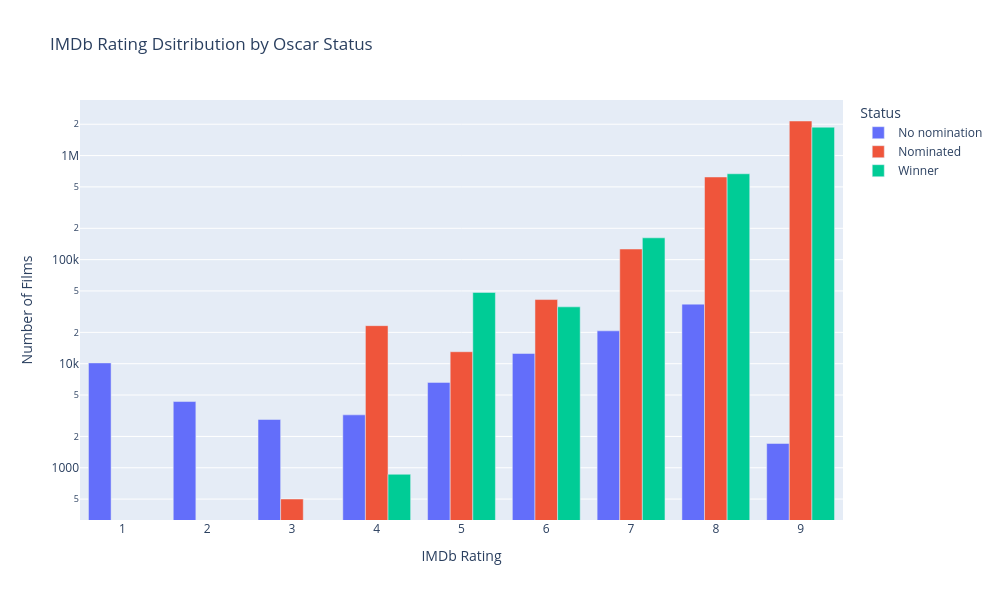

Here is the notebook cell this chart was saved with:
### Code cell
fig = px.bar(
    rating_bin_counts,
    x='rating_bin',
    y='avg_votes',
    color='Status',
    barmode='group',
    title='IMDb Rating Dsitribution by Oscar Status',
    hover_data={
        'rating_bin': False,
        'Status': False,
        'count': ':,',
        'avg_votes': ':,',
        'avg_meta_score': True
    },
    labels={
        'count': 'Film Count',
        'avg_votes': 'Average User Votes',
        'avg_meta_score': 'Average Metacritic Score'
    }
)

fig.update_layout(
    xaxis_title='IMDb Rating',
    yaxis_title='Number of Films',
    height=600,
    width=1000
)

fig.update_layout(yaxis_type='log')

fig.show()

### Figure 1 — Plotly figure (JSON) as saved in the notebook; plotly's stock layout.template omitted (floating-point values rounded to 4 significant figures)
{"data": [{"alignmentgroup": "True", "customdata": [["No nomination", 692094, 30.6], ["No nomination", 1580219, 20.6], ["No nomination", 4738243, 26.8], ["No nomination", 17837217, 34.4], ["No nomination", 94641691, 44.7], ["No nomination", 275513998, 57.9], ["No nomination", 217275590, 69.7], ["No nomination", 46274323, 77.8], ["No nomination", 112967, 61.5]], "hovertemplate": "Average User Votes=%{y:,}<br>Film Count=%{customdata[1]:,}<br>Average Metacritic Score=%{customdata[2]}<extra></extra>", "legendgroup": "No nomination", "marker": {"color": "#636efa", "pattern": {"shape": ""}}, "name": "No nomination", "offsetgroup": "No nomination", "orientation": "v", "showlegend": true, "textposition": "auto", "type": "bar", "x": [1, 2, 3, 4, 5, 6, 7, 8, 9], "xaxis": "x", "y": [10180.0, 4329.0, 2910.0, 3223.0, 6614.0, 12540.0, 20690.0, 37350.0, 1712.0], "yaxis": "y"}, {"alignmentgroup": "True", "customdata": [["Nominated", 1002, null], ["Nominated", 580001, 36], ["Nominated", 4378847, 55.7], ["Nominated", 75533833, 63.3], ["Nominated", 508468991, 76.6], ["Nominated", 561122200, 83.1], ["Nominated", 73054000, 91]], "hovertemplate": "Average User Votes=%{y:,}<br>Film Count=%{customdata[1]:,}<br>Average Metacritic Score=%{customdata[2]}<extra></extra>", "legendgroup": "Nominated", "marker": {"color": "#EF553B", "pattern": {"shape": ""}}, "name": "Nominated", "offsetgroup": "Nominated", "orientation": "v", "showlegend": true, "textposition": "auto", "type": "bar", "x": [3, 4, 5, 6, 7, 8, 9], "xaxis": "x", "y": [501.0, 23200.0, 13030.0, 41340.0, 126500.0, 622800.0, 2149000.0], "yaxis": "y"}, {"alignmentgroup": "True", "customdata": [["Winner", 866, null], ["Winner", 1258870, 63.7], ["Winner", 9392183, 65.1], ["Winner", 170464571, 78.6], ["Winner", 316106000, 84.7], ["Winner", 54300000, 93.3]], "hovertemplate": "Average User Votes=%{y:,}<br>Film Count=%{customdata[1]:,}<br>Average Metacritic Score=%{customdata[2]}<extra></extra>", "legendgroup": "Winner", "marker": {"color": "#00cc96", "pattern": {"shape": ""}}, "name": "Winner", "offsetgroup": "Winner", "orientation": "v", "showlegend": true, "textposition": "auto", "type": "bar", "x": [4, 5, 6, 7, 8, 9], "xaxis": "x", "y": [866.0, 48420.0, 35180.0, 162000.0, 668300.0, 1872000.0], "yaxis": "y"}], "layout": {"barmode": "group", "height": 600, "legend": {"title": {"text": "Status"}, "tracegroupgap": 0}, "title": {"text": "IMDb Rating Dsitribution by Oscar Status"}, "width": 1000, "xaxis": {"anchor": "y", "domain": [0, 1], "title": {"text": "IMDb Rating"}}, "yaxis": {"anchor": "x", "domain": [0, 1], "title": {"text": "Number of Films"}, "type": "log"}}}
